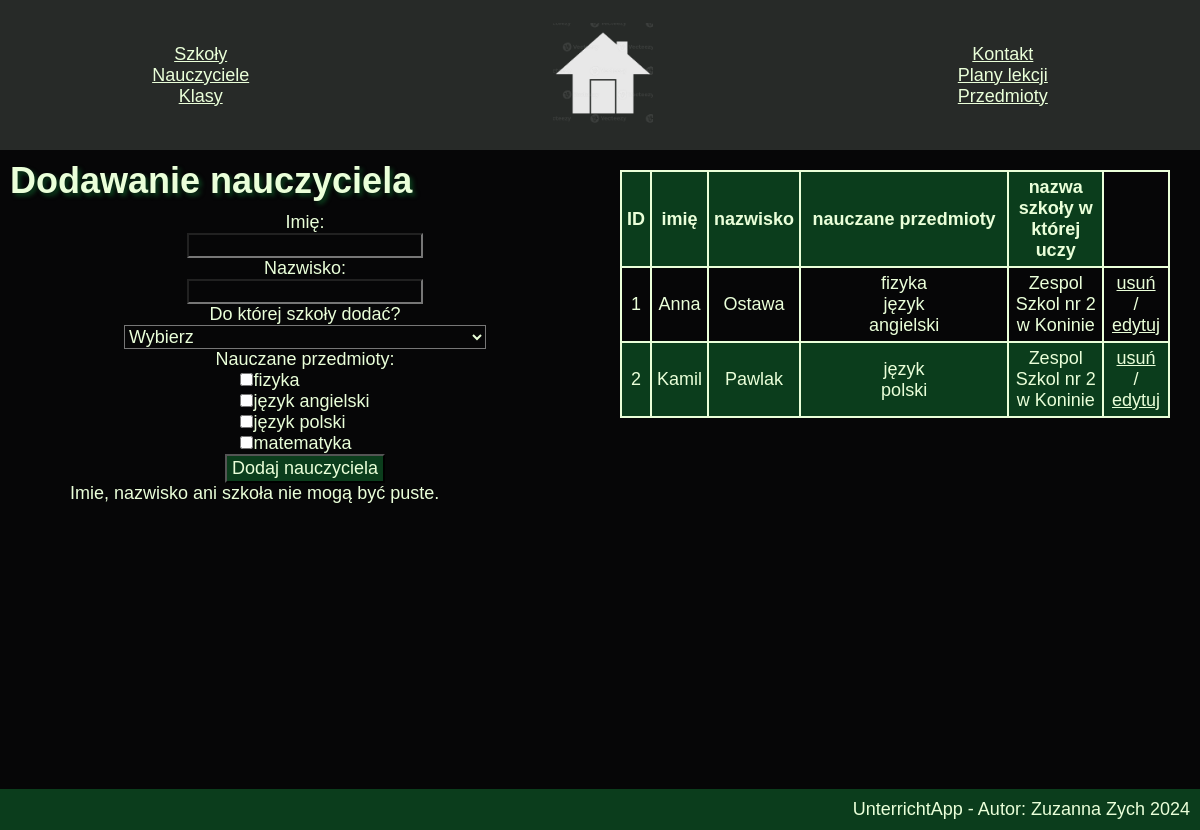
The app's page /nau.php, older data.
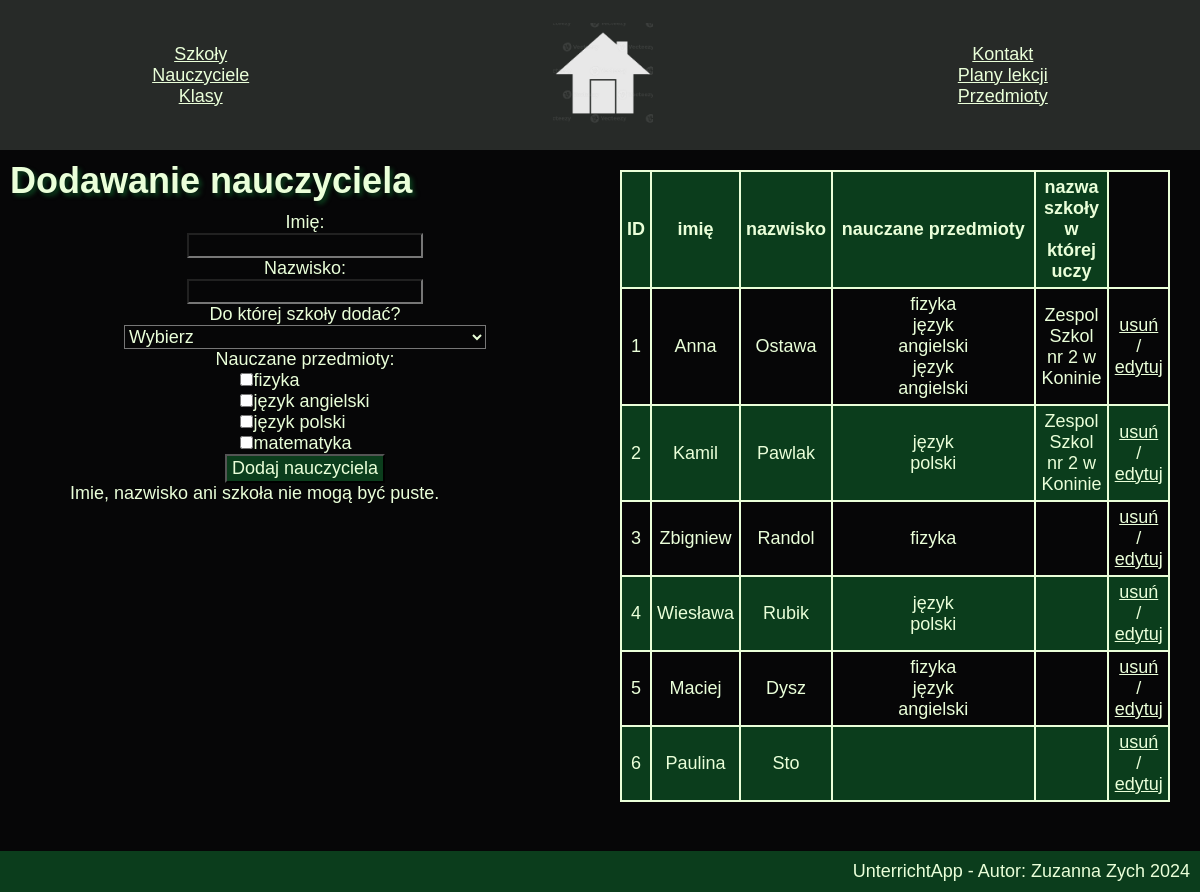
The same page, newer data.
### tables this page shows
CREATE TABLE `przedmiot` (
  `id` int(11) UNSIGNED NOT NULL,
  `nazwa` varchar(60) NOT NULL
);

CREATE TABLE `nauczyciel` (
  `id` int(10) UNSIGNED NOT NULL,
  `imie` varchar(50) NOT NULL,
  `nazwisko` varchar(50) NOT NULL
);

CREATE TABLE `nauczyciele_szkoly` (
  `id` int(10) UNSIGNED NOT NULL,
  `id_nauczyciela` int(10) UNSIGNED NOT NULL,
  `id_szkoly` int(10) UNSIGNED NOT NULL
);

CREATE TABLE `szkola` (
  `id` int(10) UNSIGNED NOT NULL,
  `nazwa` varchar(60) NOT NULL
);

### getAll.php (called while the page is built, shortened)
<?php
global $conn;
$r_przedmiot = mysqli_query($conn, "SELECT * from przedmiot ORDER BY przedmiot.nazwa ASC");
$przedmiot = [];
while ($row = mysqli_fetch_assoc($r_przedmiot)) array_push($przedmiot, $row);
$nauSzkoly = [];
$sqlnauSzkoly = "SELECT nauczyciele_szkoly.id, nauczyciele_szkoly.id_nauczyciela, nauczyciele_szkoly.id_szkoly, szkola.nazwa, nauczyciel.imie, nauczyciel.nazwisko FROM nauczyciele_szkoly INNER JOIN nauczyciel ON nauczyciel.id = nauczyciele_szkoly.id_nauczyciela INNER JOIN szkola ON szkola.id = nauczyciele_szkoly.id_szkoly;";
$r=mysqli_query($conn, $sqlnauSzkoly);
$nauczany_przedmiot = [];
foreach ($przedmiot as $el) {
    $nauczany_przedmiot[$el['nazwa']] = [];
    $sql = "SELECT przedmiot.nazwa, nauczyciel.id, nauczyciel.imie, nauczyciel.nazwisko FROM nauczany_przedmiot INNER JOIN nauczyciel ON nauczany_przedmiot.id_nauczyciela = nauczyciel.id INNER JOIN przedmiot ON nauczany_przedmiot.id_przedmiotu = przedmiot.id WHERE przedmiot.nazwa ='".$el['nazwa']."' ORDER BY nauczyciel.nazwisko, nauczyciel.imie ASC";
    $result = mysqli_query($conn, $sql);
    while ($row = mysqli_fetch_assoc($result)) {
          array_push($nauczany_przedmiot[$el['nazwa']], [$row['id'],$row['imie']." ".$row['nazwisko']]);
    }
}
$nauczyciele = [];
$sql = "SELECT * from nauczyciel";
$r = mysqli_query($conn, $sql);
?>

### nau.php (the view, shortened to what the changed rows need)
<!DOCTYPE html>
<html lang="pl">
<head>
    <link rel="stylesheet" href="styl.css">
</head>
<body>
<div class="lewy">
    <h2 class="pageFunc">Dodawanie nauczyciela</h2>
    <form action="" method="POST">
    <div class="dodNau">
        <?php
        include_once "conn.php";
        include_once "getAll.php";
        ?>
    <div class="checkboxes">
        <?php
        global $przedmiot;
        foreach ($przedmiot as $el) {
            echo "<input type='checkbox' name='".$el['id']."' id='".$el['id']."' value='".$el['id']."'>";
            echo "<label for='".$el['id']."'>".$el['nazwa']."</label><br>";
        }
        ?>
</div>
</div>
</form>
</div>
<div class="prawy scroll">
<table>
     <tr>
          <th>ID</th>
          <th>imię</th>
          <th>nazwisko</th>
          <th>nauczane przedmioty</th>
          <th>nazwa szkoły w której uczy</th>
     </tr>
     <?php
     include_once "getAll.php";
     foreach ($nauczyciele as $key => $nauczyciel) {
            echo "<tr>";
            echo "<td>".$nauczyciel['id']."</td>";
            echo "<td>".$nauczyciel['imie']."</td>";
            echo "<td>".$nauczyciel['nazwisko']."</td>";
    echo "<td>";
    foreach ($nauczany_przedmiot as $key => $value) {
        foreach ($value as $key2 => $value2) {
            if ($nauczyciel['imie']." ".$nauczyciel['nazwisko'] == $value2[1] && $nauczyciel['id'] == $value2[0]) {
                echo "<p>$key</p>";
            }
        }
    }
    echo "</td>";
    echo "<td>";
    foreach ($nauSzkoly as $row => $value) {
        if ($nauczyciel['id'] == $value['id_nauczyciela']) {
            if (trim($value['nazwa']) == "") {
                echo "<a href='nauSzZmien.php'>Brak szkoły - zmień</a>";
            } else {
                echo $value['nazwa'];
            }
        }
    }
    echo"</td>";
    echo "<td> <a class='btn' href='usuNau.php?id=".$nauczyciel['id']."'>usuń</a>/";
    echo "<a class='btn' href='editNau.php?id=".$nauczyciel['id']."'>edytuj</a></td>";
    echo "</tr>";
     }
     ?>
</table>
</div>
</body>
</html>

Row changes from the older to the newer data that the page shows:
added nauczyciel: id "3", imie "Zbigniew", nazwisko "Randol", key "fizyka"
added nauczyciel: id "4", imie "Wiesława", nazwisko "Rubik", key "język polski"
added nauczyciel: id "5", imie "Maciej", nazwisko "Dysz", key "fizyka", key "język angielski"
added nauczyciel: id "6", imie "Paulina", nazwisko "Sto"
Text that changed along with them:
new list line: "język angielski"
